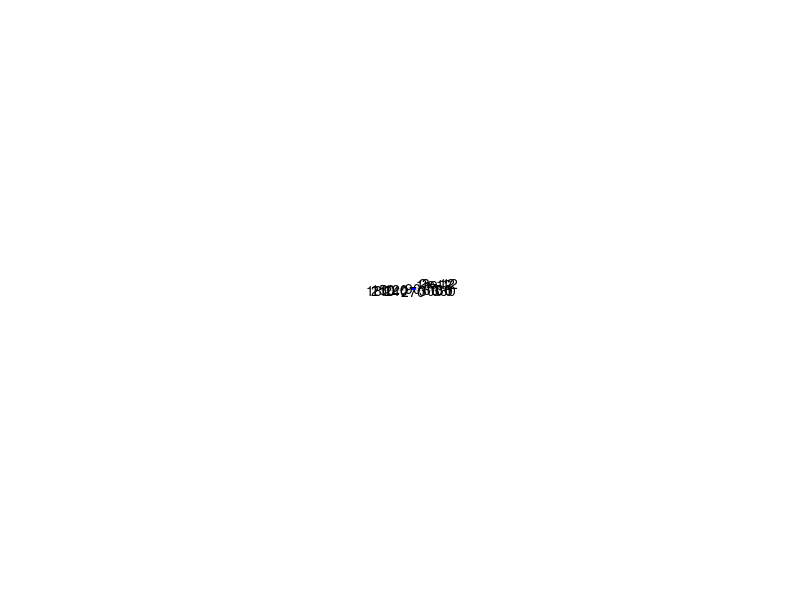
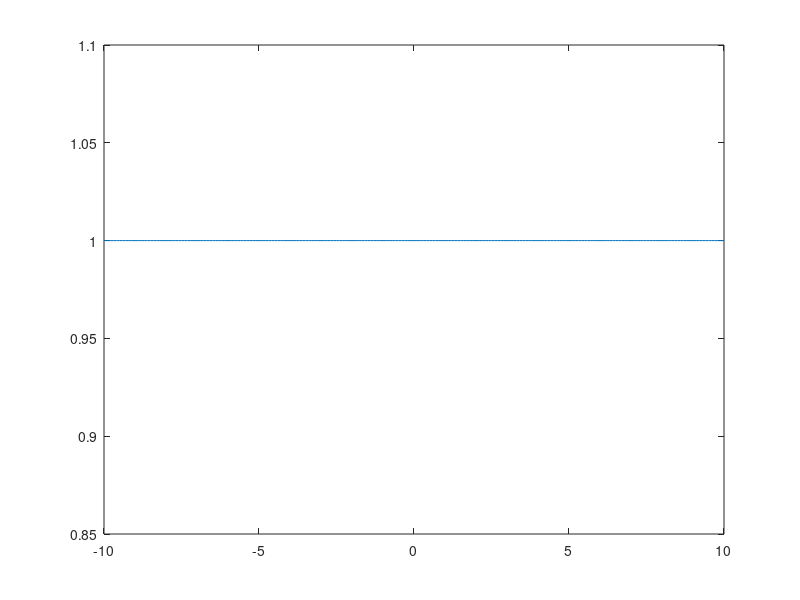

These figures' MATLAB source, in order: (Note: this script raises an error after producing the figures.)
%aquisição de dados lista 1
%Zord014
clear 
close all;
%ex 1.1

x = -10:0.1:10;
fx = x.^2-2.*x-3;
plot(x,fx)

%ex 1.2

fx = abs(sin(x.^3)+cos(2.*x));
plot(x,fx)

%ex 1.3

fx = exp(x.^2);
plot(x,fx)

%ex 1.4     

fx = exp(x+pi*i)+exp(x);
compass(fx)
figure
plot(real(fx),imag(fx),'+')
close

%ex 1.5

fx =1+real(exp(i.*x))-cos(x);
plot(x,fx)



%ex 1.6
k= -10;
for q = 1:201
   fx(q) = quad(@myfun,-10,k);
   k = k+.1;
end
plot(x,fx)

close all;
clear;

%ex 2 - Fibonacci

n = input('N interacoes:');
a0 = 1;
a1 = a0;
compara1 = (1+sqrt(5))/2;

for ite = 1:n
    aux = a0 + a1;
    a0 = a1;
    a1 = aux;
end
compara2 = a1/a0;
disp(compara1);
disp(compara2);

%ex 3 -  Ruido
%fazendo sinal w
t = 0:0.0001:1000;
n = length(t);
for m = 1:n
    w(m) = randn();
end
%funcao de tranferencia
H = tf([1 100],[1 1]);

y = lsim(H,w,t);

plot(t,y)
figure
fw = fft(w);
fy = fft(y);
plot(t,fw);
hold on
plot(t,fy);
hold off
figure
bode(H);





